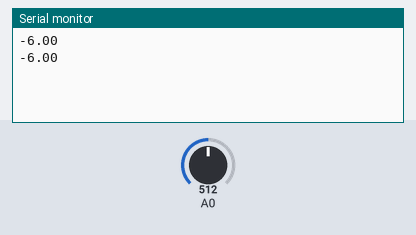
Bench run of a sketch on a simulated Arduino Uno, built with avr-gcc and run on an emulated ATmega328P. On the bench: the last lines printed to the serial monitor. Inputs (shaded band) come from the test bench; at power-on: A0 = 512.

Above: at 1.8 s.
1.9 s: A0 set to 716
At 2.8 s:
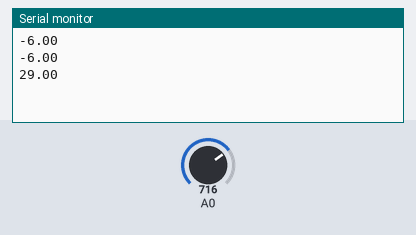
3.4 s: A0 set to 900
At 4.6 s:
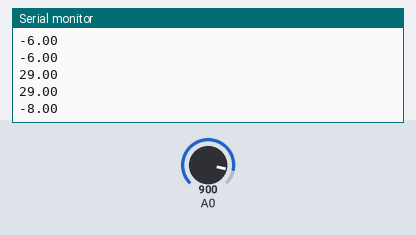
Timing chart, 0 to 6.4 s (numbered marks = the images above; inputs shaded):
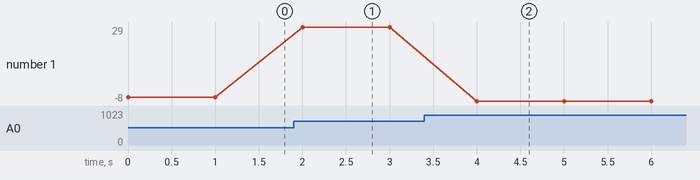

Measured:
- after the input at 1.9 s, the serial monitor: prints a new line after 0.10 s (image 1)
- after the input at 3.4 s, the serial monitor: prints a new line after 0.60 s (image 2)
- plotted number 1: -6 → 29 after the input at 1.9 s, 29 → -8 after the input at 3.4 s

The sketch:

temp.ino
```cpp
float temperatura = 0; //variable para la temperatura

void setup(){
 Serial.begin (9600); //inicia comunicacion serial
}

void loop(){
//Calcula la temperatura usando como referencia 5v
temperatura = (5 * analogRead(0)*100)/1024;
Serial.println (temperatura); //escribe la temperatura en el serial
delay (1000); //espera 1 segundos para la siguiente medicion


}
```
